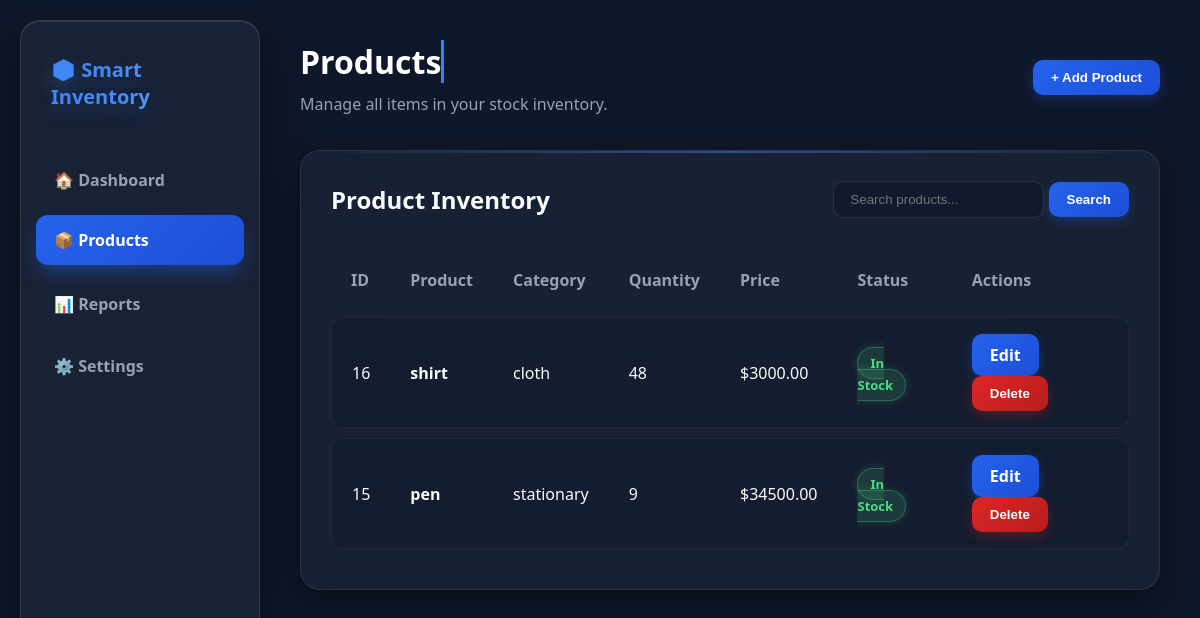
Page /products on the committed database.
### tables this page shows
CREATE TABLE products (
            id INTEGER PRIMARY KEY AUTOINCREMENT,
            name TEXT NOT NULL,
            category TEXT NOT NULL,
            quantity INTEGER NOT NULL,
            price REAL NOT NULL
        );

### app.py (the view)
@app.route("/products")
def products():
    search = request.args.get("search", "").strip()
    conn = get_db()
    if search:
        products = conn.execute("""
            SELECT * FROM products
            WHERE name LIKE ?
               OR category LIKE ?
            ORDER BY id DESC
        """, (
            f"%{search}%",
            f"%{search}%"
        )).fetchall()
    else:
        products = conn.execute("""
            SELECT * FROM products
            ORDER BY id DESC
        """).fetchall()
    conn.close()
    return render_template(
        "products.html",
        products=products,
        search=search
    )

### app.py (called while the page is built)
def get_db():
    conn = sqlite3.connect(DATABASE)
    conn.row_factory = sqlite3.Row
    return conn

### templates/products.html (shortened to what this page needs)
<!DOCTYPE html>
<html lang="en">
<head>
    <link rel="stylesheet" href="{{ url_for('static', filename='css/style.css') }}">
</head>
<body>
    <aside class="sidebar">
        <div class="logo">📦 Smart Inventory</div>
        <nav>
            <a href="/">🏠 Dashboard</a>
            <a href="/products" class="active">📦 Products</a>
            <a href="/reports">📊 Reports</a>
            <a href="/settings">⚙️ Settings</a>
        </nav>
    </aside>
    <main class="main-content">
        <div class="dashboard-header">
            <div>
                <h1>Products</h1>
                <p>Manage all items in your stock inventory.</p>
            </div>
            <a href="/add-product">
                <button>+ Add Product</button>
            </a>
        </div>
        <section class="inventory-section">
            <div class="inventory-header">
                <h2>Product Inventory</h2>
                <form method="GET" action="/products" class="search-form">
                    <input type="text" name="search" placeholder="Search products..." value="{{ search }}">
                    <button type="submit">Search</button>
                </form>
            </div>
            <div class="table-wrapper">
                <table>
                    <thead>
                        <tr>
                            <th>ID</th>
                            <th>Product</th>
                            <th>Category</th>
                            <th>Quantity</th>
                            <th>Price</th>
                            <th>Status</th>
                            <th>Actions</th>
                        </tr>
                    </thead>
                    <tbody>
                        {% for product in products %}
                        <tr>
                            <td>{{ product["id"] }}</td>
                            <td><strong>{{ product["name"] }}</strong></td>
                            <td>{{ product["category"] }}</td>
                            <td>{{ product["quantity"] }}</td>
                            <td>${{ "%.2f"|format(product["price"]) }}</td>
                            <td>
                                {% if product["quantity"] == 0 %}
                                    <span class="out-of-stock">Out of Stock</span>
                                {% elif product["quantity"] <= 5 %}
                                    <span class="low-stock">Low Stock</span>
                                {% else %}
                                    <span class="in-stock">In Stock</span>
                                {% endif %}
                            </td>
                            <td>
                                <a href="{{ url_for('edit_product', id=product['id']) }}" class="edit-btn">Edit</a>
                                <form method="POST" action="{{ url_for('delete_product', id=product['id']) }}" class="delete-form">
                                    <button type="submit" class="delete-btn" onclick="return confirm('Delete this product?');">Delete</button>
                                </form>
                            </td>
                        </tr>
                        {% else %}
                        <tr>
                            <td colspan="7" style="text-align: center; color: #94a3b8; padding: 30px;">
                                No products found.
                            </td>
                        </tr>
                        {% endfor %}
                    </tbody>
                </table>
            </div>
        </section>
    </main>
</body>
</html>

### static/css/style.css (style rules this page uses)
* { margin: 0; padding: 0; box-sizing: border-box; }
body { font-family: 'Segoe UI', system-ui, -apple-system, sans-serif; background: #0f172a; color: #f8fafc; min-height: 100vh; perspective: 1000px; overflow-x: hidden; }
.sidebar { position: fixed; left: 20px; top: 20px; width: 240px; height: calc(100vh - 40px); background: rgba(30, 41, 59, 0.7); backdrop-filter: blur(12px); border: 1px solid rgba(255, 255, 255, 0.1); border-radius: 20px; padding: 25px 15px; box-shadow: 0 20px 40px rgba(0, 0, 0, 0.5), inset 0 1px 0 rgba(255, 255, 255, 0.1); transform-style: preserve-3d; z-index: 100; }
.logo { font-size: 20px; font-weight: 800; padding: 10px 15px; margin-bottom: 35px; background: linear-gradient(135deg, #3b82f6, #60a5fa); -webkit-background-clip: text; -webkit-text-fill-color: transparent; text-shadow: 0 10px 20px rgba(59, 130, 246, 0.3); }
.sidebar nav { display: flex; flex-direction: column; gap: 12px; }
.sidebar nav a { color: #94a3b8; text-decoration: none; padding: 14px 18px; border-radius: 12px; font-weight: 600; transition: all 0.3s cubic-bezier(0.4, 0, 0.2, 1); position: relative; }
.sidebar nav a:hover, .sidebar nav a.active { background: linear-gradient(135deg, #2563eb, #1d4ed8); color: #ffffff; transform: translateY(-2px) translateZ(10px); box-shadow: 0 10px 20px -5px rgba(37, 99, 235, 0.5); }
.main-content { margin-left: 280px; padding: 40px 40px 40px 20px; }
.dashboard-header { display: flex; justify-content: space-between; align-items: center; margin-bottom: 35px; }
.dashboard-header h1 { font-size: 32px; font-weight: 800; color: #ffffff; display: inline-block; overflow: hidden; white-space: nowrap; border-right: 3px solid #3b82f6; animation: typing 2.5s steps(30, end), blink 0.75s infinite; }
.dashboard-header p { color: #94a3b8; margin-top: 5px; }
.inventory-section { background: rgba(30, 41, 59, 0.6); backdrop-filter: blur(10px); padding: 30px; border-radius: 20px; border: 1px solid rgba(255, 255, 255, 0.08); box-shadow: 0 15px 35px rgba(0, 0, 0, 0.4); }
.inventory-header { display: flex; justify-content: space-between; align-items: center; margin-bottom: 25px; }
.table-wrapper { overflow-x: auto; }
table { width: 100%; border-collapse: separate; border-spacing: 0 10px; }
th { padding: 16px 20px; color: #94a3b8; font-weight: 600; text-align: left; border: none; }
td { padding: 16px 20px; background: rgba(15, 23, 42, 0.4); border-top: 1px solid rgba(255, 255, 255, 0.05); border-bottom: 1px solid rgba(255, 255, 255, 0.05); transition: all 0.2s ease; }
td:first-child { border-left: 1px solid rgba(255, 255, 255, 0.05); border-top-left-radius: 12px; border-bottom-left-radius: 12px; }
td:last-child { border-right: 1px solid rgba(255, 255, 255, 0.05); border-top-right-radius: 12px; border-bottom-right-radius: 12px; }
.in-stock { color: #4ade80; background: rgba(74, 222, 128, 0.15); border: 1px solid rgba(74, 222, 128, 0.3); padding: 6px 12px; border-radius: 20px; font-size: 13px; font-weight: 600; box-shadow: 0 0 10px rgba(74, 222, 128, 0.2); }
button, .edit-btn { display: inline-block; padding: 10px 18px; background: linear-gradient(135deg, #2563eb, #1d4ed8); color: #ffffff; border: none; border-radius: 10px; font-weight: 600; text-decoration: none; cursor: pointer; box-shadow: 0 4px 12px rgba(37, 99, 235, 0.3); transition: all 0.3s ease; }
.delete-form { display: inline-block; }
.delete-btn { background: linear-gradient(135deg, #dc2626, #b91c1c); box-shadow: 0 4px 12px rgba(220, 38, 38, 0.3); }
.search-form input, input { background: rgba(15, 23, 42, 0.6); border: 1px solid rgba(255, 255, 255, 0.1); color: #ffffff; padding: 10px 16px; border-radius: 10px; outline: none; transition: all 0.3s ease; }
.inventory-section { position: relative; overflow: hidden; }
.inventory-section::before { content: ''; position: absolute; top: 0; left: 0; width: 100%; height: 2px; background: linear-gradient(90deg, transparent, rgba(59, 130, 246, 0.5), transparent); }

### rows in the picture
products: id "16", name "shirt", category "cloth", quantity "48", price "3000.00", shows "In Stock"
products: id "15", name "pen", category "stationary", quantity "9", price "34500.00", shows "In Stock"
